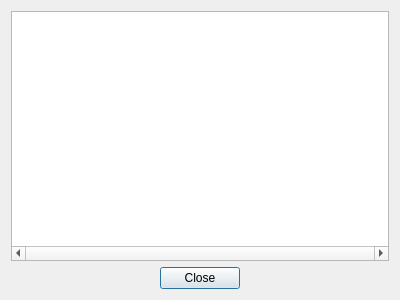
<?xml version="1.0" encoding="UTF-8"?>
<ui version="4.0">
 <class>TextBrowserDlg</class>
 <widget class="QDialog" name="TextBrowserDlg">
  <property name="geometry">
   <rect>
    <x>0</x>
    <y>0</y>
    <width>400</width>
    <height>300</height>
   </rect>
  </property>
  <property name="windowTitle">
   <string>Dialog</string>
  </property>
  <layout class="QVBoxLayout" name="verticalLayout">
   <item>
    <widget class="QTextBrowser" name="textBrowser">
     <property name="font">
      <font>
       <family>Monospace</family>
      </font>
     </property>
     <property name="horizontalScrollBarPolicy">
      <enum>Qt::ScrollBarAlwaysOn</enum>
     </property>
     <property name="lineWrapMode">
      <enum>QTextEdit::NoWrap</enum>
     </property>
    </widget>
   </item>
   <item>
    <widget class="QDialogButtonBox" name="buttonBox">
     <property name="orientation">
      <enum>Qt::Horizontal</enum>
     </property>
     <property name="standardButtons">
      <set>QDialogButtonBox::Close</set>
     </property>
     <property name="centerButtons">
      <bool>true</bool>
     </property>
    </widget>
   </item>
  </layout>
 </widget>
 <resources/>
 <connections>
  <connection>
   <sender>buttonBox</sender>
   <signal>accepted()</signal>
   <receiver>TextBrowserDlg</receiver>
   <slot>accept()</slot>
   <hints>
    <hint type="sourcelabel">
     <x>248</x>
     <y>254</y>
    </hint>
    <hint type="destinationlabel">
     <x>157</x>
     <y>274</y>
    </hint>
   </hints>
  </connection>
  <connection>
   <sender>buttonBox</sender>
   <signal>rejected()</signal>
   <receiver>TextBrowserDlg</receiver>
   <slot>reject()</slot>
   <hints>
    <hint type="sourcelabel">
     <x>316</x>
     <y>260</y>
    </hint>
    <hint type="destinationlabel">
     <x>286</x>
     <y>274</y>
    </hint>
   </hints>
  </connection>
 </connections>
</ui>
